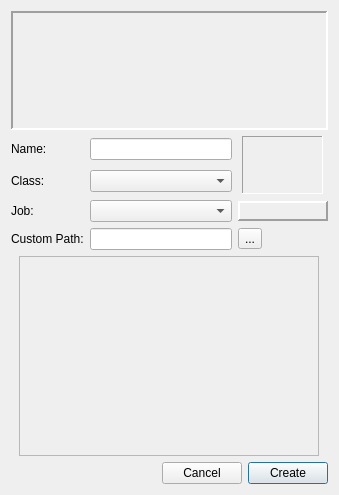
<?xml version="1.0" encoding="UTF-8"?>
<ui version="4.0">
 <class>NewCharacter</class>
 <widget class="QDialog" name="NewCharacter">
  <property name="geometry">
   <rect>
    <x>0</x>
    <y>0</y>
    <width>335</width>
    <height>494</height>
   </rect>
  </property>
  <property name="windowTitle">
   <string>Create New Character</string>
  </property>
  <layout class="QVBoxLayout" name="verticalLayout">
   <item alignment="Qt::AlignHCenter">
    <widget class="QLabel" name="labelClassName">
     <property name="minimumSize">
      <size>
       <width>317</width>
       <height>119</height>
      </size>
     </property>
     <property name="maximumSize">
      <size>
       <width>317</width>
       <height>119</height>
      </size>
     </property>
     <property name="frameShape">
      <enum>QFrame::Panel</enum>
     </property>
     <property name="frameShadow">
      <enum>QFrame::Sunken</enum>
     </property>
     <property name="lineWidth">
      <number>2</number>
     </property>
     <property name="text">
      <string/>
     </property>
     <property name="alignment">
      <set>Qt::AlignCenter</set>
     </property>
    </widget>
   </item>
   <item>
    <layout class="QGridLayout" name="gridLayout">
     <item row="0" column="0">
      <widget class="QLabel" name="labelName">
       <property name="text">
        <string>Name:</string>
       </property>
      </widget>
     </item>
     <item row="0" column="1">
      <widget class="QLineEdit" name="lineEditName"/>
     </item>
     <item row="0" column="2" rowspan="2" alignment="Qt::AlignHCenter">
      <widget class="QLabel" name="labelClassPicture">
       <property name="minimumSize">
        <size>
         <width>81</width>
         <height>58</height>
        </size>
       </property>
       <property name="maximumSize">
        <size>
         <width>81</width>
         <height>58</height>
        </size>
       </property>
       <property name="frameShape">
        <enum>QFrame::Panel</enum>
       </property>
       <property name="frameShadow">
        <enum>QFrame::Sunken</enum>
       </property>
       <property name="text">
        <string/>
       </property>
      </widget>
     </item>
     <item row="1" column="0">
      <widget class="QLabel" name="labelClass">
       <property name="text">
        <string>Class:</string>
       </property>
      </widget>
     </item>
     <item row="1" column="1">
      <widget class="QComboBox" name="comboClass"/>
     </item>
     <item row="2" column="0">
      <widget class="QLabel" name="labelJob">
       <property name="text">
        <string>Job:</string>
       </property>
      </widget>
     </item>
     <item row="2" column="1">
      <widget class="QComboBox" name="comboSubClass"/>
     </item>
     <item row="3" column="0">
      <widget class="QLabel" name="labelCustomPath">
       <property name="text">
        <string>Custom Path:</string>
       </property>
      </widget>
     </item>
     <item row="3" column="1">
      <widget class="QLineEdit" name="lineEditCustomPicture"/>
     </item>
     <item row="3" column="2">
      <widget class="QToolButton" name="toolButtonCustomPath">
       <property name="text">
        <string>...</string>
       </property>
      </widget>
     </item>
     <item row="2" column="2">
      <widget class="QLabel" name="labelSubClass">
       <property name="minimumSize">
        <size>
         <width>90</width>
         <height>20</height>
        </size>
       </property>
       <property name="maximumSize">
        <size>
         <width>90</width>
         <height>20</height>
        </size>
       </property>
       <property name="frameShape">
        <enum>QFrame::Panel</enum>
       </property>
       <property name="frameShadow">
        <enum>QFrame::Raised</enum>
       </property>
       <property name="lineWidth">
        <number>2</number>
       </property>
       <property name="midLineWidth">
        <number>0</number>
       </property>
       <property name="text">
        <string/>
       </property>
       <property name="alignment">
        <set>Qt::AlignCenter</set>
       </property>
      </widget>
     </item>
    </layout>
   </item>
   <item alignment="Qt::AlignHCenter">
    <widget class="QLabel" name="labelCharPicture">
     <property name="minimumSize">
      <size>
       <width>300</width>
       <height>200</height>
      </size>
     </property>
     <property name="maximumSize">
      <size>
       <width>300</width>
       <height>200</height>
      </size>
     </property>
     <property name="frameShape">
      <enum>QFrame::StyledPanel</enum>
     </property>
     <property name="frameShadow">
      <enum>QFrame::Raised</enum>
     </property>
     <property name="lineWidth">
      <number>2</number>
     </property>
     <property name="text">
      <string/>
     </property>
     <property name="scaledContents">
      <bool>false</bool>
     </property>
     <property name="alignment">
      <set>Qt::AlignBottom|Qt::AlignLeading|Qt::AlignLeft</set>
     </property>
    </widget>
   </item>
   <item>
    <layout class="QHBoxLayout" name="horizontalLayout">
     <item>
      <spacer name="horizontalSpacer">
       <property name="orientation">
        <enum>Qt::Horizontal</enum>
       </property>
       <property name="sizeHint" stdset="0">
        <size>
         <width>40</width>
         <height>20</height>
        </size>
       </property>
      </spacer>
     </item>
     <item>
      <widget class="QPushButton" name="buttonCancel">
       <property name="text">
        <string>Cancel</string>
       </property>
       <property name="default">
        <bool>false</bool>
       </property>
      </widget>
     </item>
     <item>
      <widget class="QPushButton" name="pushButtonCreate">
       <property name="text">
        <string>Create</string>
       </property>
       <property name="default">
        <bool>true</bool>
       </property>
      </widget>
     </item>
    </layout>
   </item>
  </layout>
 </widget>
 <resources/>
 <connections>
  <connection>
   <sender>buttonCancel</sender>
   <signal>clicked()</signal>
   <receiver>NewCharacter</receiver>
   <slot>reject()</slot>
   <hints>
    <hint type="sourcelabel">
     <x>233</x>
     <y>627</y>
    </hint>
    <hint type="destinationlabel">
     <x>104</x>
     <y>560</y>
    </hint>
   </hints>
  </connection>
 </connections>
</ui>
